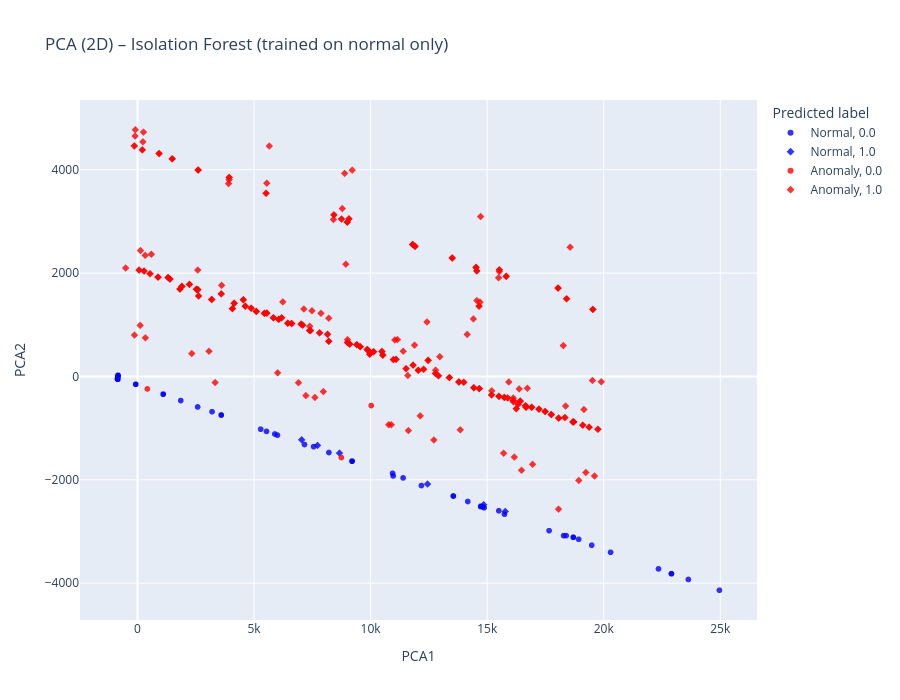

Notebook code for this chart:
### Markdown cell above
First PCA is applied as a dimensionality reduction technique in order to visualize the behavior of the Isolation Forest model in a two-dimensional space.

Followed steps:

- A preprocessing pipeline composed of a RobustScaler and a PCA transformation with two components is used to normalize the feature distributions and compute the 2D projection.
- Only the original feature variables are included in the PCA transformation, **is_attack**, **anomaly_score**, and **anomaly_label** are removed.
- The projected samples are stored in a new DataFrame containing:
    - The first principal component (PCA1)
    - The second principal component (PCA2)
    - The predicted anomaly label (anomaly_label)
    - The true attack label (is_attack)

### Code cell
from sklearn.decomposition import PCA
from sklearn.pipeline import Pipeline
from sklearn.preprocessing import RobustScaler
import plotly.express as px

# -----------------------------
# PCA pipeline (visualización)
# -----------------------------
pca_pipeline = Pipeline([
    ('scaler', RobustScaler()),
    ('pca', PCA(n_components=2, random_state=42))
])

X_pca = pca_pipeline.fit_transform(df_test.drop(columns=[
    'is_attack', 'anomaly_score', 'anomaly_label'
]))

print("Varianza explicada por componente:")
print(pca_pipeline['pca'].explained_variance_ratio_)
print("Varianza total explicada:",
      pca_pipeline['pca'].explained_variance_ratio_.sum())

# DataFrame para plot
df_pca_vis = pd.DataFrame({
    'PCA1': X_pca[:, 0],
    'PCA2': X_pca[:, 1],
    'anomaly_label': df_test['anomaly_label'].values,
    'is_attack': df_test['is_attack'].values
})

# Plot
fig = px.scatter(
    df_pca_vis,
    x='PCA1',
    y='PCA2',
    color='anomaly_label',
    symbol='is_attack',
    title="PCA (2D) – Isolation Forest (trained on normal only)",
    width=900,
    height=700,
    color_discrete_map={'Anomaly': 'red', 'Normal': 'blue'}
)

fig.update_traces(marker=dict(size=6, opacity=0.8))
fig.update_layout(legend_title_text='Predicted label')
fig.show()

### Figure 1 — Plotly figure (JSON) as saved in the notebook; plotly's stock layout.template omitted (floating-point values rounded to 4 significant figures; data arrays with more than 128 entries replaced by an {"elided": "..."} marker saying what was removed)
{"data": [{"hovertemplate": "anomaly_label=Normal<br>is_attack=0.0<br>PCA1=%{x}<br>PCA2=%{y}<extra></extra>", "legendgroup": "Normal, 0.0", "marker": {"color": "blue", "opacity": 0.8, "size": 6, "symbol": "circle"}, "mode": "markers", "name": "Normal, 0.0", "showlegend": true, "type": "scattergl", "x": {"elided": "4729 float values"}, "xaxis": "x", "y": {"elided": "4729 float values"}, "yaxis": "y"}, {"hovertemplate": "anomaly_label=Normal<br>is_attack=1.0<br>PCA1=%{x}<br>PCA2=%{y}<extra></extra>", "legendgroup": "Normal, 1.0", "marker": {"color": "blue", "opacity": 0.8, "size": 6, "symbol": "diamond"}, "mode": "markers", "name": "Normal, 1.0", "showlegend": true, "type": "scattergl", "x": [7044.0, 7720.0, 8665.0, 12440.0, 15780.0, 14850.0], "xaxis": "x", "y": [-1226.0, -1334.0, -1483.0, -2082.0, -2612.0, -2482.0], "yaxis": "y"}, {"hovertemplate": "anomaly_label=Anomaly<br>is_attack=0.0<br>PCA1=%{x}<br>PCA2=%{y}<extra></extra>", "legendgroup": "Anomaly, 0.0", "marker": {"color": "red", "opacity": 0.8, "size": 6, "symbol": "circle"}, "mode": "markers", "name": "Anomaly, 0.0", "showlegend": true, "type": "scattergl", "x": [423.0, 8745.0, 10030.0], "xaxis": "x", "y": [-241.4, -1569.0, -562.9], "yaxis": "y"}, {"hovertemplate": "anomaly_label=Anomaly<br>is_attack=1.0<br>PCA1=%{x}<br>PCA2=%{y}<extra></extra>", "legendgroup": "Anomaly, 1.0", "marker": {"color": "red", "opacity": 0.8, "size": 6, "symbol": "diamond"}, "mode": "markers", "name": "Anomaly, 1.0", "showlegend": true, "type": "scattergl", "x": {"elided": "340 float values"}, "xaxis": "x", "y": {"elided": "340 float values"}, "yaxis": "y"}], "layout": {"height": 700, "legend": {"title": {"text": "Predicted label"}, "tracegroupgap": 0}, "title": {"text": "PCA (2D) – Isolation Forest (trained on normal only)"}, "width": 900, "xaxis": {"anchor": "y", "domain": [0, 1], "title": {"text": "PCA1"}}, "yaxis": {"anchor": "x", "domain": [0, 1], "title": {"text": "PCA2"}}}}
